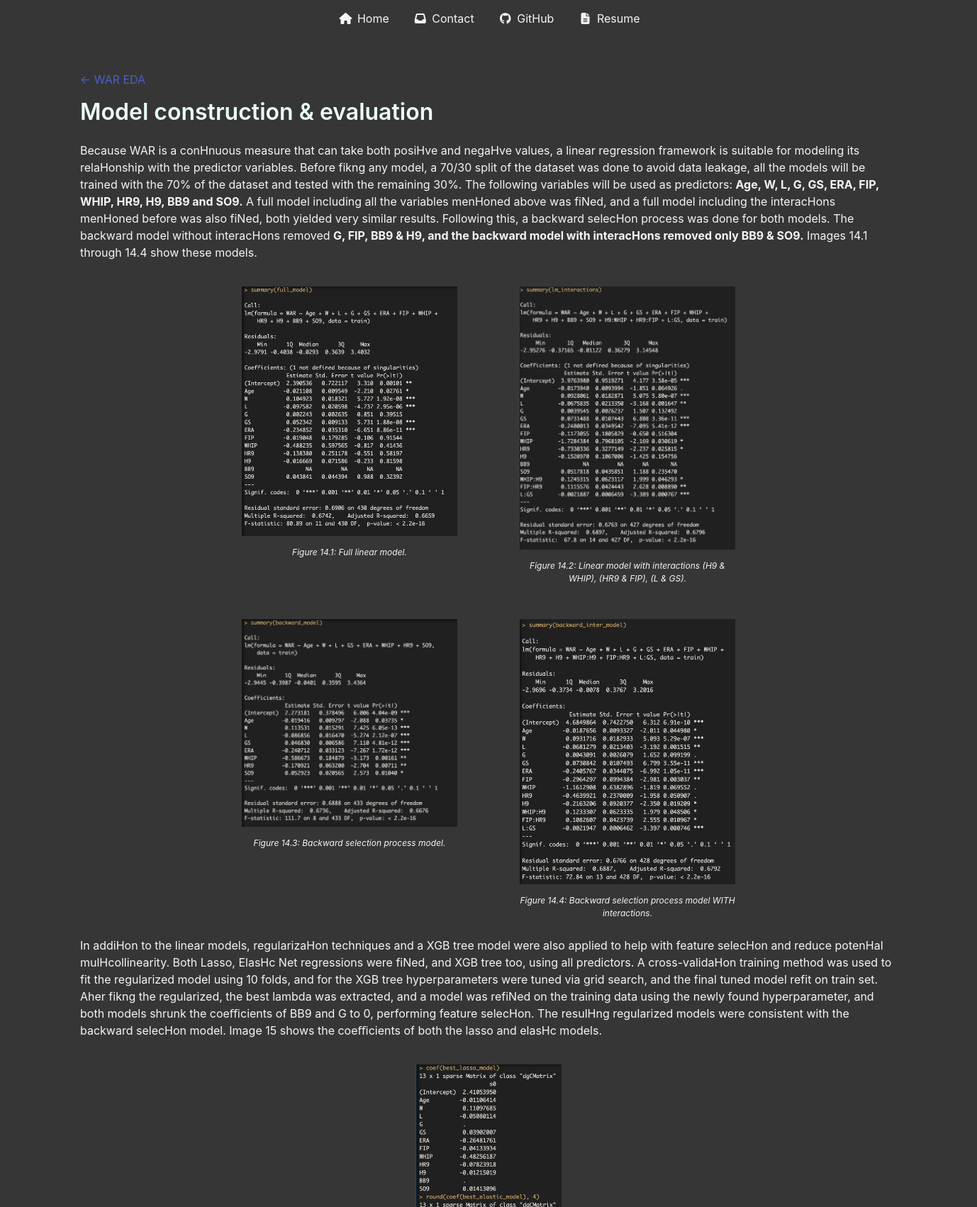
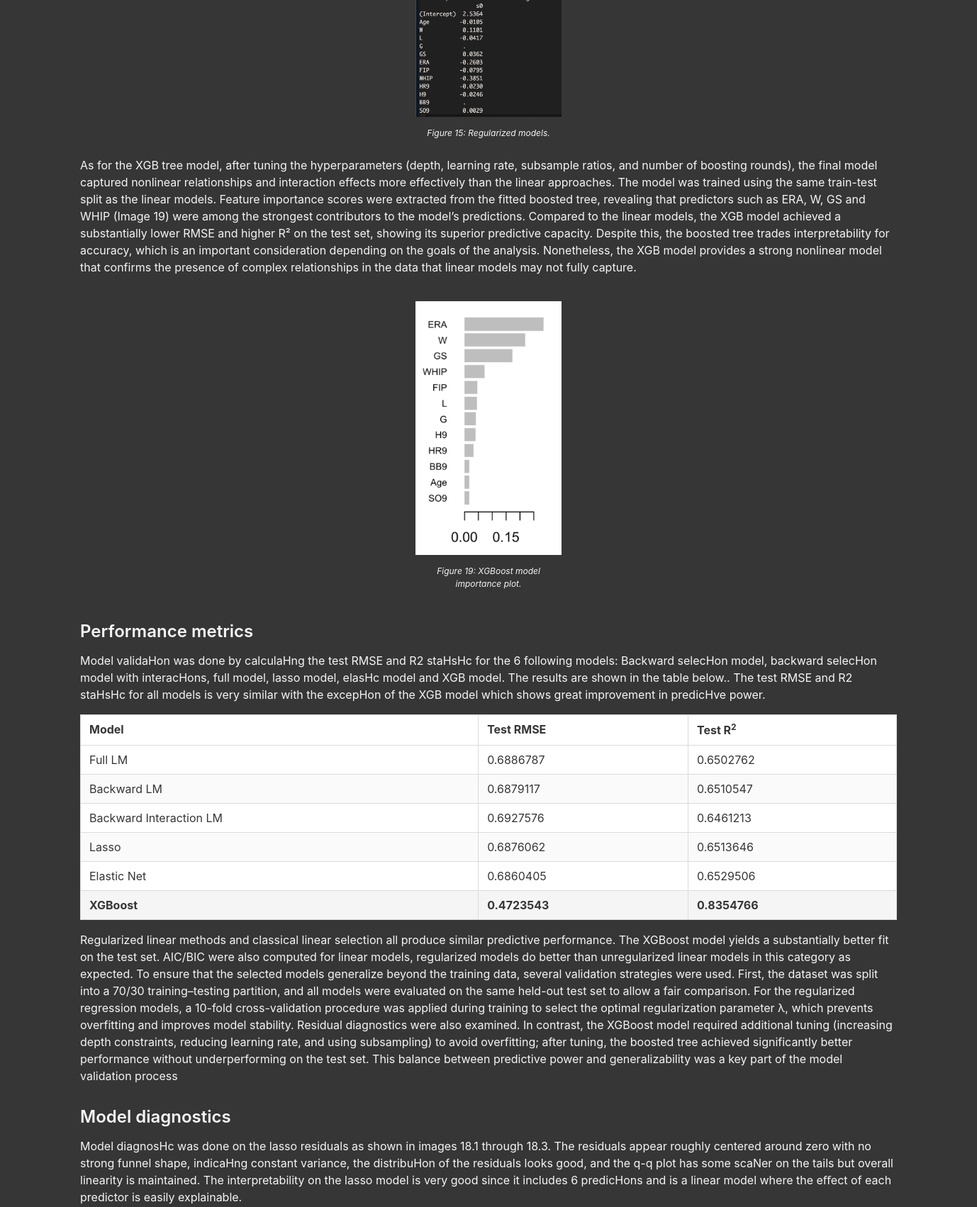
The app's page /projects/war-modeling/model-construction-evaluation/ (upper part) with its own data (2 pictures, top to bottom).
### showcase/models.py (models this page shows, shortened)
class Project_section(models.Model):
    project = models.ForeignKey(
        Project,
        related_name="sections",
        on_delete=models.CASCADE
    )
    title = models.CharField(max_length=200)
    slug = models.SlugField()
    order = models.PositiveIntegerField(default=0)
    description = models.TextField()
    content = models.TextField()
    class Meta:
        ordering = ["order"]
        unique_together = ("project", "slug")

### showcase/views.py (the view)
def section_detail(request, project_slug, section_slug):
    section = get_object_or_404(
        models.Project_section,
        slug=section_slug,
        project__slug=project_slug
    )
    project = section.project
    next_section = (
        models.Project_section.objects
        .filter(project=project, order__gt=section.order)
        .order_by("order")
        .first()
    )
    prev_section = (
        models.Project_section.objects
        .filter(project=project, order__lt=section.order)
        .order_by("-order")
        .first()
    )
    return render(request, "showcase/section_detail.html", {
        "project": project,
        "section": section,
        "next_section": next_section,
        "prev_section": prev_section,
    })

### showcase/templates/showcase/section_detail.html (shortened to what this page needs)
{% extends 'showcase/base.html' %}
{% block content %}
<section class="section has-background-grey-darker">
  <div class="container has-text-light">
    {% if prev_section %}
      <a href="{% url 'section_detail' project.slug prev_section.slug %}"
         class="has-text-link">
        ← {{ prev_section.title }}
      </a>
    {% else %}
      <span></span>
    {% endif %}
    <h1 class="title has-text-primary-light mt-4">
      {{ section.title }}
    </h1>
    <div class="content">
      {{ section.content|safe }}
    </div>
  </div>
</section>
{% endblock %}

### showcase/templates/showcase/base.html (style rules this page uses)
html, body { background-color: #2f2f2f !important; height: 100%; }
.section { min-height: 100vh; }

### records on screen
Project_section: title "WAR EDA"
Project_section: title "Model construction & evaluation", content "Because WAR is a conHnuous measure that can take both posiHve and negaHve values, a linear regression framework is suitable for modeling its relaHonship with the predictor variables. Before fikng any model, a 70/30 split of the dataset was done to avoid data leakage, all the models will be trained with the 70% of the dataset and tested with the remaining 30%. The following variables will be used as predictors: Age, W, L, G, GS, ERA, FIP, WHIP, HR9, H9, BB9 and SO9. A full model including all the variables menHoned above was fiNed, and a full model including the interacHons menHoned before was also fiNed, both yielded very similar results. Following this, a backward selecHon process was done…", content (picture)
